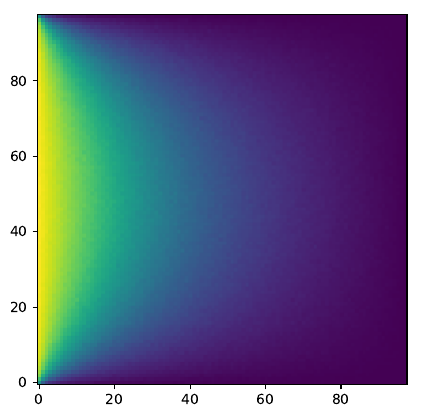

The script that saved this image:
"""
test. multiprocessing
"""

import time
import multiprocessing as mp
import numpy as np
import matplotlib.pyplot as plt
from rwpde import rwla2d

def fx0(L):
    "fx0"
    return np.ones(L)

def fxL(L):
    "fxL"
    return np.zeros(L)

def fy0(L):
    "fy0"
    return np.zeros(L)

def fyL(L):
    "fyL"
    return np.zeros(L)

def fi(L):
    "fi"
    return np.zeros((L-2, L-2))

if __name__ == '__main__':
    t_s = time.time()
    "main process"
    num_pro = mp.cpu_count()
    # num_pro = 4
    print("You have", num_pro, "cores.")

    seeds = [13203179, 3274672, 2176387, 12381121, 4367845, 215376, 439583, 2137812]

    L = 100
    Nr = 5000
    us = [rwla2d(L, Nr//num_pro, seeds[i]) for i in range(num_pro)]
    for i in range(num_pro): # initialize
        us[i].init_bv(fx0, fxL, fy0, fyL)
        us[i].init_q(fi)

    processes = [mp.Process(target=us[i].rw_all, args=(i,)) for i in range(num_pro)]

    for p in processes:
        p.start()
    print("Processes start successfully!")

    for p in processes:
        p.join()
    print("Processes end successfully!")

    # Process the data
    U_ave = np.zeros((L, L))
    U_r = []
    for i in range(num_pro):
        U_r.append(np.load("U_"+str(L)+"_"+str(Nr//num_pro)+"_"+str(i)+".npy"))
    for i in range(num_pro):
        U_ave += U_r[i] / num_pro

    # Plot
    U_T = np.transpose(U_ave[1:L-1, 1:L-1])
    plt.imshow(U_T, origin="lower")
    plt.savefig("test.pdf", bbox_inches="tight")
    plt.close()

    print("Takes", time.time()-t_s, "s.")
